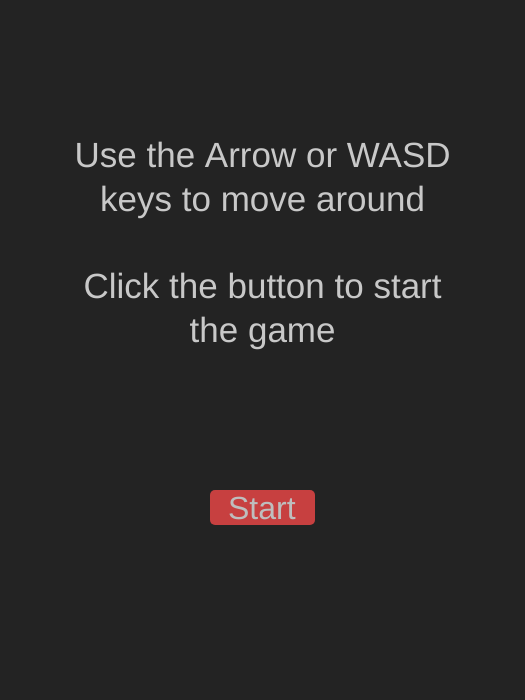
Frame 1 (no input)
Frame 60 (no input): identical to frame 1, image omitted
Frame 120 (the mouse pressed at the canvas centre since frame 60): identical to frame 1, image omitted

The p5.js sketch that drew this single still picture (run headless with seeded random() and noise() and a simulated clock; from frame 60 on, the mouse is pressed at the canvas centre):

// p5.js sketch
// ── sketch.js
let tpc = 15,       //tiles per colum 15
    tpr = 20,       //tiles per row   20
    tileSize = 35   //tile size in px
    ;

let S, F, game;  //objects

//Speed of snake to be the fraction of the fps rate
let fps = 30,       //fps
    counter = fps;  //counter for when to update
//~

function setup() {
  let w = tpc * tileSize;  //calculate width
  let h = tpr * tileSize;  //calculate height
  createCanvas(w, h);
  
  game = new GameEngine(tpc * tpr);  //create GameEngine object
  S = new Snake(2, 8, 1, 0);         //create Snake object
  F = new Food(11, 8);               //create Food object
}

function draw() {
  frameRate(fps);  //refres reate
  
  game.engine();   //game engine

}

//check if start button has been pressed (p5 function)
function mousePressed(){
  game.isButtonClick();
}
//~
// ── food.js
/**
Constructor needs starting position of the food 
in the grid, not the canvas position, cavas 
position get galculated
*/
class Food{
  
  constructor(_x, _y){
    //calculate and store position in canvas
    this.pos = createVector(_x * tileSize, _y * tileSize);
  }
  
  //Draw the Food
  draw(){
    push();
    fill(220, 0, 0);
    stroke(0);
    strokeWeight(1);
    
    rect(this.pos.x, this.pos.y, tileSize)
    pop();
  }
  //~
  
  //create new random food position
  newFood(_head, _tailAr){
    let rX = floor(random(tpc)) * tileSize;
    let rY = floor(random(tpr)) * tileSize;
    
    if(this.isUnderSnake(rX, rY)){  //L42
      this.newFood(_head, _tailAr); //recursivity
    }else{
      //~asign new random position
      this.pos.x = rX;  
      this.pos.y = rY;
      //~~
    }
  }
  //~
  
  //Test if new position is invalid
  isUnderSnake(_x, _y){
    if(_x == S.head.x && _y == S.head.y)
      return true;
    else{
      for(let t of S.tail){
        if(_x == t.x && _y == t.y)
          return true;
      }
      return false;
    }
  }
  //~
}
// ── gameEngine.js
/**
Constructor needs the maximum points, 
ie the the number of tiles

This engine runs and controls the whole game
*/
class GameEngine {
  constructor(_mp){
    this.maxPoints = _mp;
    this.started = false;  //Game hasn't started
  }
  
  //The engine that runs and controls the game
  engine(){
    if(this.started === false){
      this.startScreen();  //show start screen
    } else {
      
      if(S.isDead())  //check for death
        this.fail();  //death screen
      else
        if(S.tail.length >= this.maxPoints)  //check for victory
          this.win();  //win screen
        else
          this.gamePlay(); //run  the game if no death or win
    }
  }
  //~
  
  //Draw the start screen
  startScreen(){
    let t = "Use the Arrow or WASD keys to move around" + "\n\n" +
            "Click the button to start the game";
    push();
    background(35);
    
    //~Text
    textSize(35);
    textAlign(CENTER);
    fill(200);
    text(t, width*0.1, height*0.2, width*0.8);
    //~~
    
    //~Button
    fill(199, 64, 64);
    noStroke();
    rect(width*0.4, height*0.7, width*0.2, 35, 5);
    
    textAlign(LEFT);
    textSize(32);
    fill(190);
    text("Start", width*0.4 + 18, height*0.7+29);
    //~~
    
    pop();
    
  }
  //~
  
  //Play the game
  gamePlay(){
    push();
    
    if(counter >= (fps * 0.15) ){
      background(0);

      S.update();
      if(S.eaten(F.pos)){
        S.grow();
        F.newFood(S.head, S.tail);
      }
      F.draw();
      S.draw();
      counter = 0;
    } else
      counter++;
    
    S.changeDir();
    pop();
  }
  //~
  
  //Check if startscreen button is clicked
  isButtonClick(){
    if(mouseX >= width*0.4 +3 && mouseX <= width*0.6 - 3 &&
       mouseY >= height*0.7 + 3 && mouseY <= height*0.7 +32){
      this.started = true;
    }
  }
  //~
  
  //Death screen
  fail(){
    let t = "You died :(" + "\n\n" + "Your Score: " + S.len;
    push();
    background(158, 49, 49);
    
    //~Text
    textSize(35);
    textAlign(CENTER);
    fill(200);
    text(t, width*0.1, height*0.3, width*0.8);
    //~~
    
    pop();
  }
  //~
  
  //Win screen
  win(){
    let t = "Congrats!" + "\n\n" + "You won Snake! :)";
    push();
    background(49, 158, 80);
    
    //~Text
    textSize(35);
    textAlign(CENTER);
    fill(200);
    text(t, width*0.1, height*0.3, width*0.8);
    //~~
    
    pop();
  }
  //~
}

// ── snake.js
/**
Constructer needs x and y of position in the grid, 
not canvas position, it needs directions 
from -1 to 1 in both x and y direction
*/
class Snake {
  constructor(_x, _y, _dirX, _dirY){
    //calculate and store head position in canvas
    this.head = createVector(_x * tileSize, _y * tileSize);
    //calculate and store direction
    this.dir = createVector(_dirX, _dirY);
    this.tail = [];  //create tail array
    this.len = 0;
  }
  
  //Draw the snake
  draw(){
    push();
    stroke(0);
    strokeWeight(1);
    
    //~draw the tail
    for(let t of this.tail){
      fill(220);
      rect(t.x, t.y, tileSize);
    }
    //~~
    
    fill(255);
    rect(this.head.x, this.head.y, tileSize);
    pop();
  }
  //~
  
  //Update the snake
  update(){
    //~Update tail array
    this.tail.shift();
    this.tail.push(JSON.parse(JSON.stringify(this.head)));
    //~~
    
    this.head.x += this.dir.x * tileSize;  //Update head pos
    this.head.y += this.dir.y * tileSize;  //Update head pos
  }
  //~
  
  //Change direction with WASD or Arrow Keys
  changeDir(){
    if(keyIsPressed){
      //~Go left
      if((keyCode === LEFT_ARROW || keyCode == 65) && this.dir.x == 0){
        this.dir.x = -1;
        this.dir.y = 0;
      }
      //~~
      
      //~Go right
      if((keyCode === RIGHT_ARROW || keyCode == 68) && this.dir.x == 0){
        this.dir.x = 1;
        this.dir.y = 0;
      }
      //~~
      
      //~Go up
      if((keyCode === UP_ARROW || keyCode == 87) && this.dir.y == 0){
        this.dir.x = 0;
        this.dir.y = -1;
      }
      //~~

      //~Go down
      if((keyCode === DOWN_ARROW || keyCode == 83) && this.dir.y == 0){
        this.dir.x = 0;
        this.dir.y = 1;
      }
      //~
    }
  }
  //~
  
  //Test if head is on top of food
  eaten(foodPos){
    return this.head.x == foodPos.x &&
           this.head.y == foodPos.y;
  }
  //~
  
  //Add extra lenght to snake
  grow(){
    this.tail.push(JSON.parse(JSON.stringify(this.head)));
    this.len++;
  }
  //~
  
  //Is snake Dead
  isDead(){
    //~is head out of bounds
    if(this.head.x > (tpc - 1) * tileSize || this.head.x < 0 ||
       this.head.y > (tpr - 1) * tileSize || this.head.y < 0)
      return true;
    //~~
    else {
      //~is head over tail
      if(this.tail.length > 3){
        let nextX = this.head.x + this.dir.x * tileSize;
        let nextY = this.head.y + this.dir.y * tileSize;
        
        for(let i = 0; i < this.tail.length - 1; i++){
          if(this.head.x == this.tail[i].x && 
             this.head.y == this.tail[i].y)
            return true;
        }
      }
      //~
      return false;
      }
    }
  //~
}
// ── style.css
html, body {
  margin: 0;
  padding: 0;
}

canvas{
  margin-top: 5%;
}
